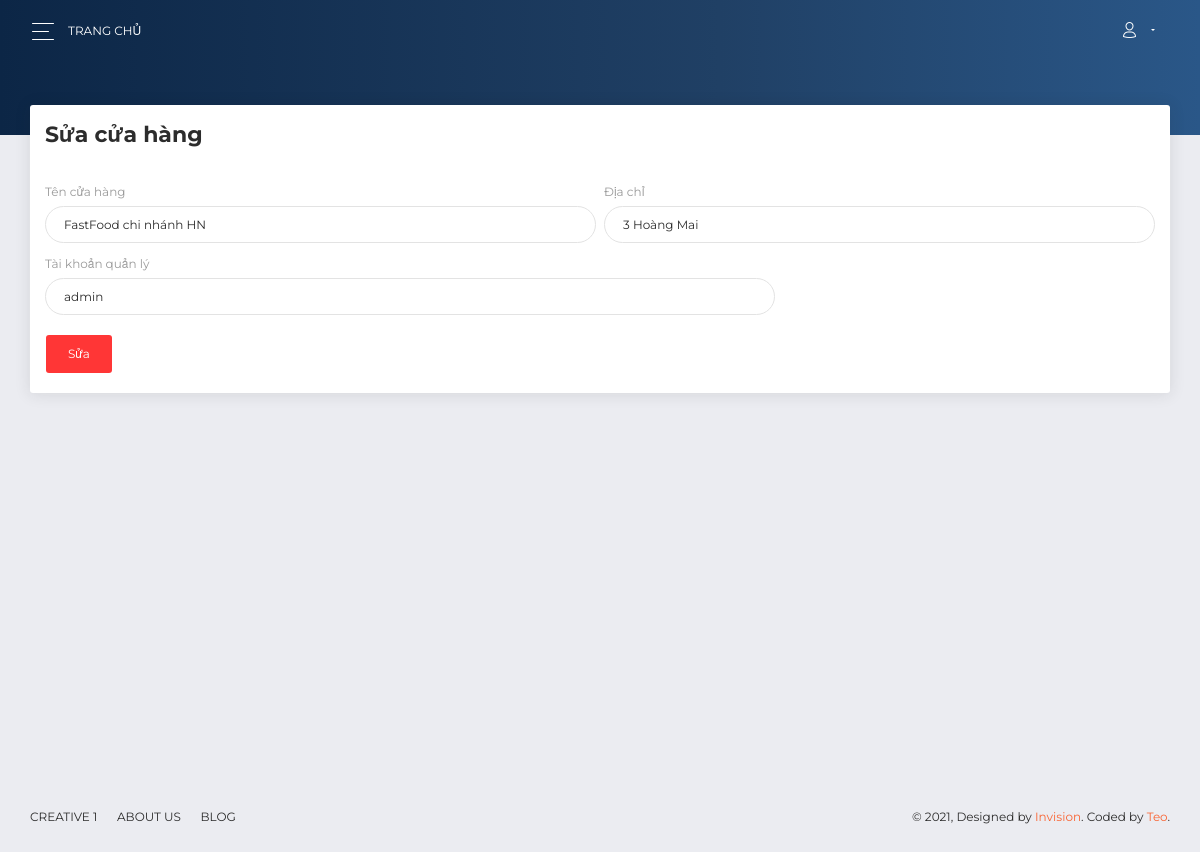
The app's page /admin/cuahang/sua/1 (signed in) with its own data.
### tables this page shows
CREATE TABLE `users` (
  `ID` int(11) NOT NULL,
  `Name` varchar(250) NOT NULL,
  `UserName` varchar(50) NOT NULL,
  `Password` varchar(50) NOT NULL,
  `Role` int(11) NOT NULL DEFAULT 0,
  `IDStore` int(11) DEFAULT NULL,
  `IsDelete` int(11) NOT NULL DEFAULT 0
);

CREATE TABLE `stores` (
  `ID` int(11) NOT NULL,
  `StoreName` varchar(50) NOT NULL,
  `Address` varchar(200) NOT NULL,
  `IDManager` int(11) DEFAULT NULL,
  `IsDelete` int(11) NOT NULL DEFAULT 0
);

### admin/Controllers/StoreController.php (called while the page is built, shortened)
<?php
class StoreController extends BaseController
{
    public function edit($idStore)
    {
        require PATH_ROOT ."/Models/mStore.php";
        $currentStore = $store->getStoreByID($idStore);
        $nameStore = $currentStore['StoreName']??"";
        $address = $currentStore['Address']??"";
        $userName = $currentStore['UserName']??"";
        include("./Views/store/edit.php");
    }
}

### admin/index.php (called while the page is built, shortened)
<?php
require_once PATH_ROOT . "/libs/DB_driver.php";
$router = new core\http\Route();
$request_url = !empty($_GET['url']) ? '/' . $_GET['url'] : '/';
$method_url = !empty($_SERVER['REQUEST_METHOD']) ? $_SERVER['REQUEST_METHOD'] : 'GET';
$router->map($request_url, $method_url);

### admin/libs/DB_driver.php (called while the page is built, shortened)
<?php
class DB_driver
{
    private $__conn;
    function connect()
    {
        if (!$this->__conn){
            $this->__conn = mysqli_connect(host, user,password,dbName) or die ('Lỗi kết nối');
            mysqli_query($this->__conn, "SET character_set_results = 'utf8', character_set_client = 'utf8', character_set_database = 'utf8', character_set_server = 'utf8'");
        }
    }
    function get_list($sql)
    {
        $result = mysqli_query($this->__conn, $sql);
        $return = array();
        while ($row = mysqli_fetch_assoc($result)){
            $return[] = $row;
        }
        return $return;
    }
}

### admin/Models/mStore.php (called while the page is built, shortened)
<?php
class Store extends DB_business {
    public function getStoreByID($IDStore)
    {
        return $this->get_list("SELECT `stores`.*,`users`.`UserName` FROM `stores`,`users` WHERE `stores`.`IDManager` = `users`.`ID` AND `stores`.`ID` = {$IDStore}")[0]??[];
    }
}
$store = new Store();

### admin/Views/store/edit.php (the view, shortened to what this page needs)
<div class="panel-header panel-header-sm">
</div>
<div class="content">
    <div class="row">
        <div class="col-md-12">
            <div class="card">
                <div class="card-header">
                    <h5 class="title">Sửa cửa hàng</h5>
                </div>
                <div class="card-body">
                    <form method="post" enctype="multipart/form-data">
                        <div class="row">
                            <div class="col-md-6 pr-1">
                                <div class="form-group">
                                    <label>Tên cửa hàng</label>
                                    <input type="text" class="form-control" placeholder="Tên cửa hàng" value="<?php echo $nameStore??""; ?>" name="nameStore">
                                </div>
                            </div>
                            <div class="col-md-6 pl-1">
                                <div class="form-group">
                                    <label>Địa chỉ</label>
                                    <input type="text" class="form-control" placeholder="Địa chỉ" name="address" value="<?php echo $address??""; ?>">
                                </div>
                            </div>
                        </div>
                        <div class="row">
                            <div class="col-md-8">
                                <div class="form-group">
                                    <label>Tài khoản quản lý</label>
                                    <input type="text" class="form-control" placeholder="Tài khoản quản lý" name="userName" value="<?php echo $userName??""; ?>">
                                </div>
                            </div>
                        </div>
                        <button class="btn btn-danger">Sửa</button>
                    </form>
                </div>
            </div>
        </div>
    </div>
</div>

### admin/core/http/Route.php (shortened to what this page needs)
<?php
class Route
{
    private $__routes;
    public function __construct()
    {
        $this->__routes = [];
    }
    private function __request(string $url, string $method, $action)
    {
        if (preg_match_all('/({([a-zA-Z]+)})/', $url, $params)) {
            $url = preg_replace('/({([a-zA-Z]+)})/', '(.+)', $url);
        }
        $url = str_replace('/', '\/', $url);
        $route = [
            'url' => $url,
            'method' => $method,
            'action' => $action,
            'params' => $params[2]
        ];
        array_push($this->__routes, $route);
    }
    public function map(string $url, string $method)
    {
        foreach ($this->__routes as $route) {
            if ($route['method'] == $method) {
                $reg = '/^' . $route['url'] . '$/';
                if (preg_match($reg, $url, $params)) {
                    array_shift($params);
                    $this->__call_action_route($route['action'], $params);
                    return;
                }
            }
        }
        return;
    }
    private function __call_action_route($action, $params)
    {
        if (is_string($action)) {
            $action = explode('@', $action);
            $controller = new $controller_name();
            call_user_func_array([$controller, $action[1]], $params);
            return;
        }
    }
}

### records on screen
users: nameStore "FastFood chi nhánh HN", address "3 Hoàng Mai", userName "admin"
